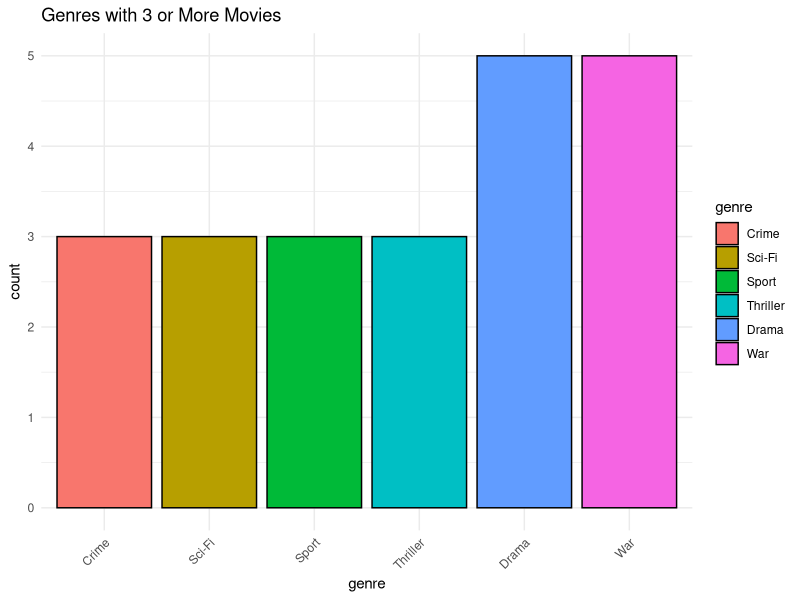

The R script that drew this image:
## ---- chunk 1
knitr::opts_chunk$set(echo = TRUE)
## ---- chunk 2
library(dplyr)
# install.packages("tidyverse")
library(tidyverse)

## ---- chunk 3

my_data <- read.csv("data/movie_genres.csv")

head(my_data)
## ---- chunk 4
top_movies <- my_data %>%
  group_by(genre) %>%
  summarise(movie_count = n()) %>%
  filter(movie_count >= 3)
## ---- chunk 5

top_movies <- top_movies %>%
  arrange(desc(movie_count))

top_movies$genre <- reorder(top_movies$genre, top_movies$movie_count)

## ---- chunk 6
# install.packages("ggplot2")
library(ggplot2)

ggplot(top_movies, aes(x = genre, y = movie_count, fill = genre)) + 
  geom_bar(stat = "identity", color = "black") +
  labs(title = "Genres with 3 or More Movies", 
       x = "genre",
       y = "count") +
  theme_minimal() +
  theme(axis.text.x = element_text(angle = 45, hjust = 1)
  )
